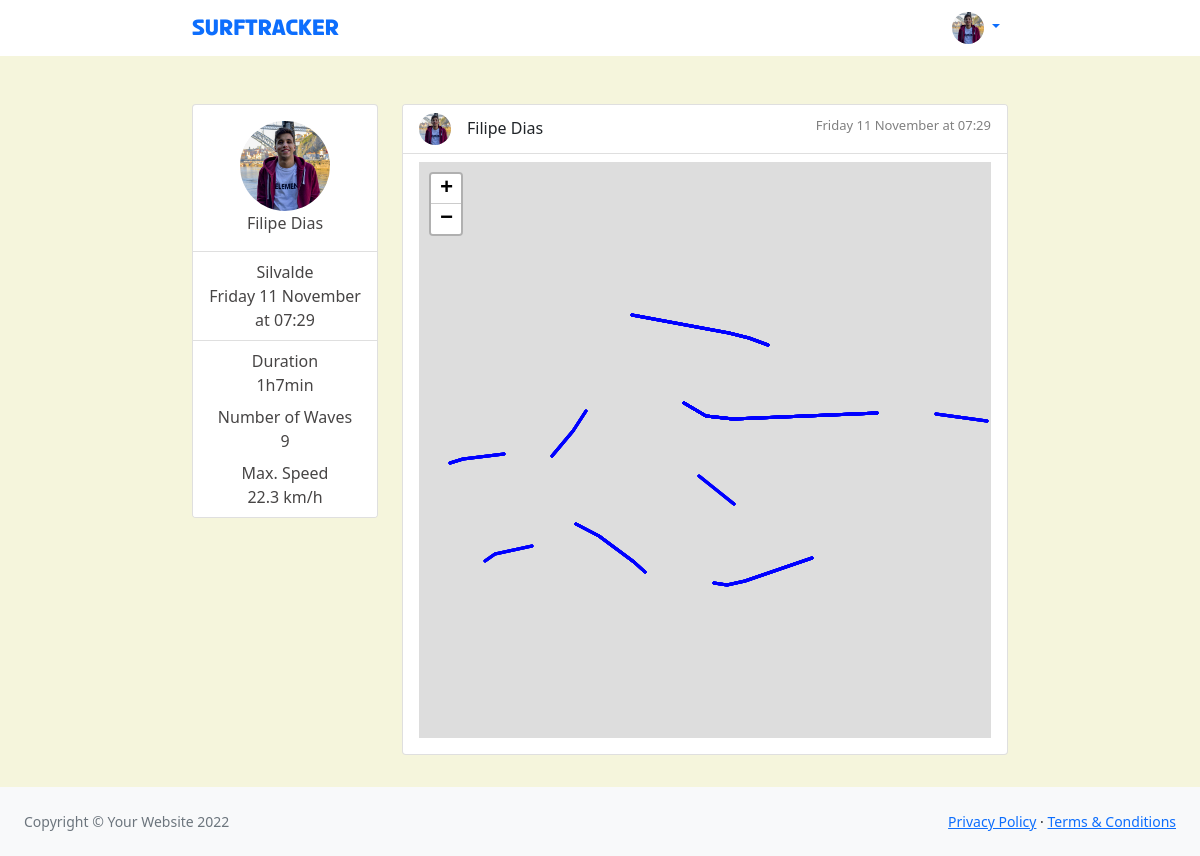
Page /session/13/ on the committed database.
### main/models.py (models this page shows, shortened)
class Surfer(AbstractUser):
    class Meta:
        verbose_name_plural = "Surfers"
    first_name = models.CharField(max_length=30)
    last_name = models.CharField(max_length=30)
    strava_user_id = models.CharField(max_length=90)

class SurfSession(models.Model):
    name = models.CharField("Name", max_length=90, default="")
    surfer = models.ForeignKey(Surfer, on_delete=models.CASCADE)
    location = models.ForeignKey(SurfSpot, on_delete=models.CASCADE, null=True)
    strava_activity_id = models.CharField("Strava Activity", max_length=90)
    number_of_waves = models.IntegerField(default=0)
    duration = models.TimeField("Duration", default=time(0, 0))
    max_speed = models.DecimalField("Speed (km/h)", default=0, max_digits=4, decimal_places=1)
    date = models.DateTimeField(null=True)
    has_gpx_data = models.BooleanField(default=False)
    def display_date(self):
        import pytz
        local_tz = pytz.timezone('Europe/Lisbon')
        dt_begin_today = datetime.now(local_tz).replace(hour=0, minute=0)
        dt_begin_yesterday = dt_begin_today - timedelta(days=1)
        if self.date > dt_begin_today:
            return f"Today at {self.date.strftime('%H:%M')}"
        elif self.date > dt_begin_yesterday:
            return f"Yesterday at {self.date.strftime('%H:%M')}"
        else:
            return f"{self.date.strftime('%A')} {self.date.strftime('%d %B')} at {self.date.strftime('%H:%M')}"
    def display_duration(self):
        return f"{self.duration.minute}min" if self.duration.hour == 0 else f"{self.duration.hour}h{self.duration.minute}min"
    def display_max_speed(self):
        return f"{self.max_speed} km/h"

class SurfSpot(models.Model):
    name = models.CharField("Name", max_length=90, default="")
    latitude = models.DecimalField("Latitude", max_digits=22, decimal_places=16)
    longitude = models.DecimalField("Longitude", max_digits=22, decimal_places=16)
    short_name = models.CharField("Image name", max_length=90, default="")
    def __str__(self):
        return self.name

### main/views.py (the view)
# urls.py: re_path(r'^session/(?P<session_id>[0-9]+)/$', views.session, name="session"),
@require_http_methods(["GET"])
def session(request, session_id):
    session = SurfSession.objects.get(id=session_id)
    session_data = {
        'session_id': session.id,
        'name': session.name,
        'spot_lat': float(session.location.latitude),
        'spot_long': float(session.location.longitude),
        'wave_points': get_session_gpx(session)
    }
    vc = {
        'surfer': session.surfer,
        'session': session,
        'session_data': session_data
    }
    return render(request, 'session.html', {'vc': vc})

### main/views.py (called while the page is built)
def get_session_gpx(s):
    gpx_session_waves = list()
    session_waves = Wave.objects.filter(session=s)
    for w in session_waves:
        session_wave_gpx = list()
        session_wave = WavePoint.objects.filter(wave=w)
        for wp in session_wave:
            session_wave_gpx.append({
                "latitude": float(wp.latitude),
                "longitude": float(wp.longitude),
                "time": wp.time.strftime('%Y-%m-%d %H:%M:%S'),
            })
            gpx_session_waves.append(session_wave_gpx)
    return gpx_session_waves

### templates/session.html (shortened to what this page needs)
<!DOCTYPE html>
{% load static %}
<html lang="en">
    <head>
        <link href="https://cdn.jsdelivr.net/npm/simple-datatables@latest/dist/style.css" rel="stylesheet" />
        <link href="{% static 'css/styles.css' %}" rel="stylesheet" />
        <link href="{% static 'css/home.css' %}" rel="stylesheet" />
        <link rel="stylesheet" href="https://unpkg.com/leaflet@1.9.2/dist/leaflet.css" />
    </head>
    <body class="sb-nav-fixed">
        <nav class="sb-topnav navbar navbar-expand navbar-bg">
            <div class="navbar-content">
              <a class="navbar-brand" href="/">SurfTracker</a>
              <ul class="navbar-nav">
                  <li class="nav-item dropdown">
                      <a class="nav-link dropdown-toggle" id="navbarDropdown" href="#" role="button" data-bs-toggle="dropdown" aria-expanded="false">
                        <img class="avatar-img avatar-sm" src="{% static 'avatars/'%}{{vc.surfer.id}}.png">
                      </a>
                  </li>
              </ul>
            </div>
        </nav>
        <div id="layoutSidenav">
            <div id="layoutSidenav_content">
                <main>
                    <div class="page-content">
                        <div class="row mt-5 ">
                            <div class="col-xl-3 col-md-6">
                                <div class="card profile-card">
                                    <div class="card-body">
                                      <div class="avatar avatar-surfer avatar-lg">
                                        <div class="avatar-content"><div class="avatar-img-wrapper">
                                            <img class="avatar-img" src="{% static 'avatars/'%}{{vc.surfer.id}}.png">
                                          </div>
                                          </div>
                                      </div>
                                      <div class="text-center">{{vc.surfer.first_name}} {{vc.surfer.last_name}}</div>
                                    </div>
                                    <div class="card-footer align-items-center justify-content-between">
                                        <div class="text-center">{{vc.session.location}}</div>
                                        <div class="text-center">{{vc.session.display_date}}</div>
                                    </div>
                                    <div class="card-footer align-items-center justify-content-between">
                                        <div class="text-center text-bold">Duration</div>
                                        <div class="text-center">{{vc.session.display_duration}}</div>
                                        <div class="text-center text-bold pt-2">Number of Waves</div>
                                        <div class="text-center">{{vc.session.number_of_waves}}</div>
                                        <div class="text-center text-bold pt-2">Max. Speed</div>
                                        <div class="text-center">{{vc.session.display_max_speed}}</div>
                                    </div>
                                </div>
                            </div>
                            <div class="col-xl-9 col-md-6">
                              <div class="card card-session session-page-card">
                                <div class="card-header">
                                  <img class="avatar-img avatar-sm"  src="{% static 'avatars/'%}{{vc.surfer.id}}.png">
                                  <div class="session-surfer-name">{{vc.session.surfer.first_name}} {{vc.session.surfer.last_name}}</div>
                                  <div class="session-date">{{vc.session.display_date}}</div>
                                </div>
                                <div class="card-body session-card-body">
                                    <div id="map_{{vc.session.id}}" class="session-page-session-map"></div>
                                </div>
                              </div>
                            </div>
                    </div>
                </main>
                <footer class="py-4 bg-light mt-auto">
                    <div class="container-fluid px-4">
                        <div class="d-flex align-items-center justify-content-between small">
                            <div class="text-muted">Copyright &copy; Your Website 2022</div>
                            <div>
                                <a href="#">Privacy Policy</a>
                                &middot;
                                <a href="#">Terms &amp; Conditions</a>
                            </div>
                        </div>
                    </div>
                </footer>
            </div>
        </div>
    </body>
</html>

### static/css/home.css (style rules this page uses)
.navbar-content { display: flex; margin-left: 16%; margin-right: 16%; width: 100%; }
.navbar-nav { float: right; margin-left:auto; }
.page-content { margin-left: 16%; margin-right: 16%; }
.navbar-brand { padding-top: 0.6125rem; font-family: "Apple Tea"; }
.navbar-bg { background-color: white; color: dodgerblue; }
.sb-nav-fixed { background-color: beige; }
.profile-card, .card-footer { background-color: white; color: #474545; }
.card-header { display: flex; background-color: white; }
.card-session { margin-bottom: 2rem; }
.session-page-card { min-height: 550px; }
.avatar-athlete img, .avatar-surfer, .avatar-img { border-radius: 50%; background-color: #f7f7fa; }
.avatar-lg, .avatar-lg .avatar-img { height: 90px; width: 90px; margin-left: auto; margin-right: auto; }
.avatar-sm, .avatar-sm .avatar-img { height: 32px; width: 32px; }
.avatar-content { display: table-row; }
.session-surfer-name { margin-left: 1rem; padding-top: 0.2rem; }
.session-date { margin-left: auto; padding-top: 0.2rem; color: gray; font-size: small; }
.session-card-body { padding-left: 1rem; padding-right: 1rem; padding-top: 0.5rem; padding-bottom: 1rem; }
.session-page-session-map { height: 36rem; }

### rows in the picture
Surfer: surfer.first_name "Filipe", surfer.last_name "Dias"
SurfSession: session.location "Silvalde", session.display_date "Friday 11 November at 07:29", session.display_duration "1h7min", session.number_of_waves "9", session.display_max_speed "22.3 km/h", session.surfer.first_name "Filipe", session.surfer.last_name "Dias"
